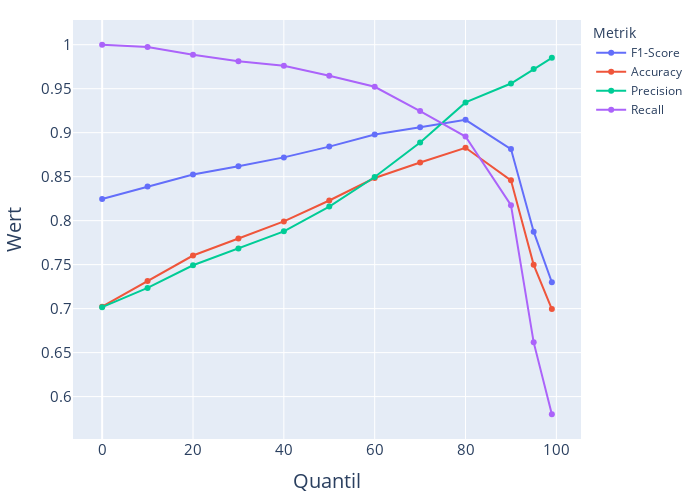

The notebook cell saved with this chart:
### Code cell
fig = px.line(
    metric_results_df,
    x="Quantil",
    y="Wert",
    color="Metrik",
    markers="x",
    width=700,
    height=500,
    # title="Vergleich der Verschiedenen Metriken über die Quantile",
)
fig.update_layout(
    margin=dict(l=20, t=20, r=20, b=20),
    title=dict(font=dict(size=20)),
    yaxis=dict(tickfont=dict(size=15), title_font=dict(size=20)),
    xaxis=dict(tickfont=dict(size=15), title_font=dict(size=20)),
)

fig.show()
fig.write_image("../images/metrics-quantiles.pdf")
fig.write_image("../images/metrics-quantiles.png")

### Figure 1 — Plotly figure (JSON) as saved in the notebook; plotly's stock layout.template omitted (floating-point values rounded to 4 significant figures)
{"data": [{"hovertemplate": "Metrik=F1-Score<br>Quantil=%{x}<br>Wert=%{y}<extra></extra>", "legendgroup": "F1-Score", "line": {"color": "#636efa", "dash": "solid"}, "marker": {"symbol": "circle"}, "mode": "lines+markers", "name": "F1-Score", "orientation": "v", "showlegend": true, "type": "scatter", "x": [0, 10, 20, 30, 40, 50, 60, 70, 80, 90, 95, 99], "xaxis": "x", "y": [0.8247, 0.8387, 0.8525, 0.8619, 0.8719, 0.8841, 0.898, 0.9063, 0.9146, 0.8814, 0.7874, 0.73], "yaxis": "y"}, {"hovertemplate": "Metrik=Accuracy<br>Quantil=%{x}<br>Wert=%{y}<extra></extra>", "legendgroup": "Accuracy", "line": {"color": "#EF553B", "dash": "solid"}, "marker": {"symbol": "circle"}, "mode": "lines+markers", "name": "Accuracy", "orientation": "v", "showlegend": true, "type": "scatter", "x": [0, 10, 20, 30, 40, 50, 60, 70, 80, 90, 95, 99], "xaxis": "x", "y": [0.7022, 0.7313, 0.7604, 0.7797, 0.7991, 0.8229, 0.8485, 0.8661, 0.8828, 0.8458, 0.7498, 0.6996], "yaxis": "y"}, {"hovertemplate": "Metrik=Precision<br>Quantil=%{x}<br>Wert=%{y}<extra></extra>", "legendgroup": "Precision", "line": {"color": "#00cc96", "dash": "solid"}, "marker": {"symbol": "circle"}, "mode": "lines+markers", "name": "Precision", "orientation": "v", "showlegend": true, "type": "scatter", "x": [0, 10, 20, 30, 40, 50, 60, 70, 80, 90, 95, 99], "xaxis": "x", "y": [0.7017, 0.7235, 0.7493, 0.7685, 0.7878, 0.816, 0.8496, 0.8888, 0.9344, 0.9559, 0.9723, 0.985], "yaxis": "y"}, {"hovertemplate": "Metrik=Recall<br>Quantil=%{x}<br>Wert=%{y}<extra></extra>", "legendgroup": "Recall", "line": {"color": "#ab63fa", "dash": "solid"}, "marker": {"symbol": "circle"}, "mode": "lines+markers", "name": "Recall", "orientation": "v", "showlegend": true, "type": "scatter", "x": [0, 10, 20, 30, 40, 50, 60, 70, 80, 90, 95, 99], "xaxis": "x", "y": [1.0, 0.9975, 0.9887, 0.9811, 0.9761, 0.9648, 0.9522, 0.9245, 0.8956, 0.8176, 0.6616, 0.5799], "yaxis": "y"}], "layout": {"height": 500, "legend": {"title": {"text": "Metrik"}, "tracegroupgap": 0}, "margin": {"b": 20, "l": 20, "r": 20, "t": 20}, "title": {"font": {"size": 20}}, "width": 700, "xaxis": {"anchor": "y", "domain": [0, 1], "tickfont": {"size": 15}, "title": {"font": {"size": 20}, "text": "Quantil"}}, "yaxis": {"anchor": "x", "domain": [0, 1], "tickfont": {"size": 15}, "title": {"font": {"size": 20}, "text": "Wert"}}}}
